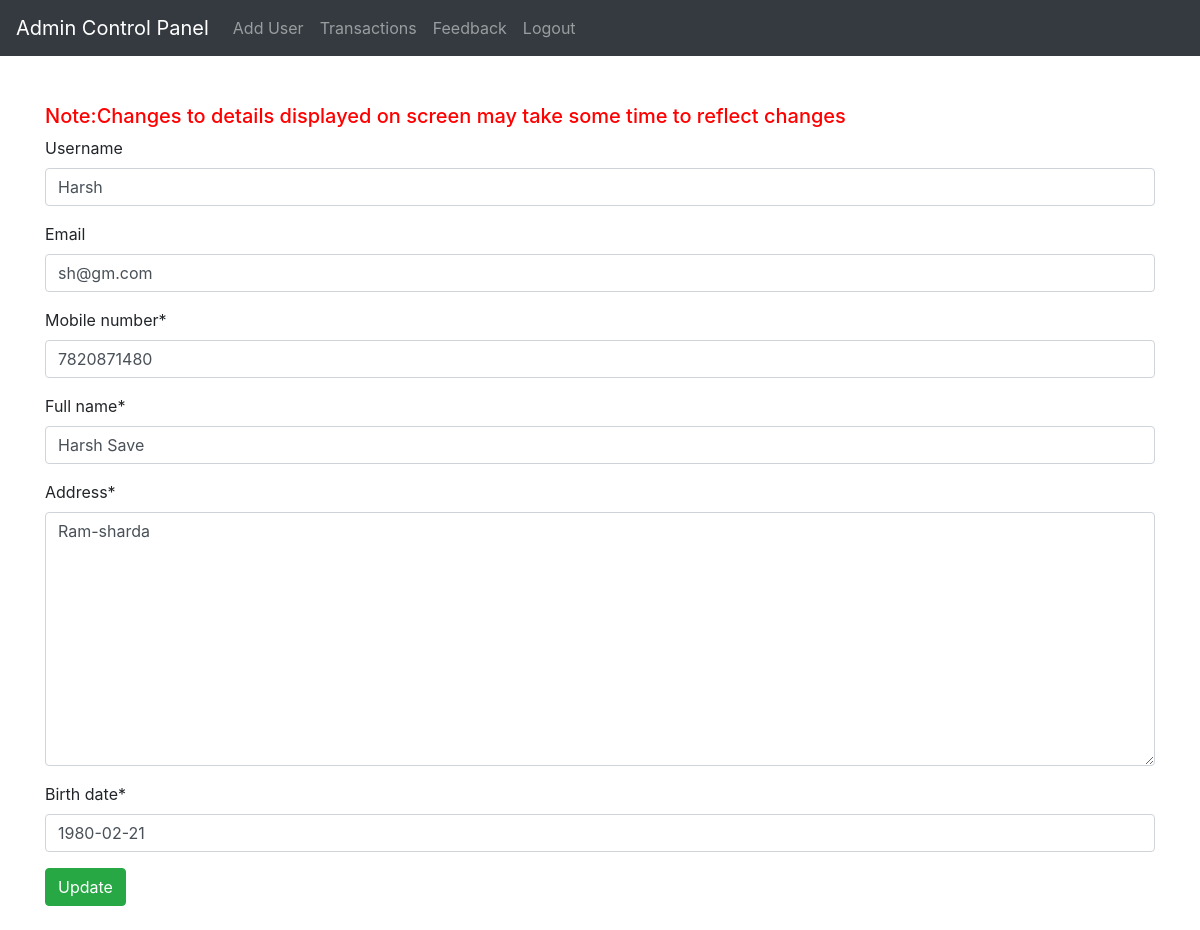
Screenshot of /edit/1 (signed in) with the database file from the repository.
### accounts/models.py (models this page shows)
class User(AbstractUser):
    username = models.CharField(
        max_length=30, null=True, blank=True)
    email = models.EmailField(null=True, blank=True)
    objects = UserManager()
    USERNAME_FIELD = 'email'
    REQUIRED_FIELDS = []

class AccountDetails(models.Model):
    user = models.OneToOneField(
        User, on_delete=models.CASCADE, related_name="details", primary_key=True)
    phone = models.CharField(verbose_name="Mobile number",
                             max_length=10, null=True, blank=False)
    address = models.TextField(
        verbose_name="Address", max_length=300, null=False, blank=False, default="def")
    dob = models.DateField(verbose_name="birth date",
                           max_length=15, null=True, blank=False)
    account_number = models.CharField(
        verbose_name="Account number", max_length=15, null=True, blank=True)
    created_date = models.DateTimeField(
        verbose_name="Created date", auto_now_add=True, null=True)
    full_name = models.CharField(max_length=100, null=True)
    balance = models.DecimalField(null=True, max_digits=10, decimal_places=2)
    """age = models.CharField(
        verbose_name='age', max_length=5, null=True, blank=True)"""

### transactions/views.py (the view)
# urls.py: path('edit/<int:pk>', views.edit_user_details, name='edit'),
def edit_user_details(request, pk=None):
    if pk:
        user = User.objects.select_related('details').get(pk=pk)
        user_form = userchange(instance=user)
        detail_form = accountchange(instance=user.details)
        form_1 = userchange(request.POST or None, instance=user)
        form_2 = accountchange(request.POST or None, instance=user.details)
        """if request.method == 'POST':
            form_1 = userchange(request.POST, instance=user)
            form_2 = accountchange(request.POST, instance=user.details)
            if form_1.is_valid() and form_2.is_valid():
                form_email = form_1.cleaned_data.get('email')
                form_phone = form_2.cleaned_data.get('phone')
                res_1 = check_email(form_email)
                res_2 = check_phone(form_phone)
                if res_1:
                    messages.error(request, f"Invalid Email address")
                else:
                    form_1.save()
                    messages.success(
                        request, f"Changes were successfull. But may take time to reflect. Do not refresh!!")
                if res_2:
                    messages.error(request, f"Invalid Phone number")
                else:
                    form_2.save()
                    messages.success(
                        request, f"Changes were successfull. But may take time to reflect. Do not refresh!!")"""
        if (form_1.is_valid() and form_2.is_valid()):
            form_1.save()
            form_2.save()
            messages.success(
                request, f"Changes were successfull. But may take time to reflect. Do not refresh!!")
    context = {'user_form': form_1, 'detail_form': form_2}
    return render(request, 'admin/edit_user_details.html', context)

### transactions/forms.py (shortened to what this page needs)
class userchange(UserChangeForm, forms.Form):
    class Meta:
        model = User
        fields = ['username', 'email']
        exclude = ['password']
    """def clean_email(self):
       regex = "^[a-z0-9]+[\._]?[a-z0-9]+[@]\w+[.]\w{2,3}$"
        email_field = self.cleaned_data.get("email")
        print(type(email_field))
        if(re.search(regex, email_field) == False):
            raise ValidationError("Recheck the email address entered")
        elif(User.objects.filter(email=email_field).exists()):
            raise ValidationError(
                "User with same email address already exists")
        else:
            return email_field"""

class accountchange(UserChangeForm):
    class Meta:
        model = AccountDetails
        fields = ['phone', 'address', 'dob', 'full_name']
    """def clean_balance(self):
        balance_field = self.cleaned_data.get("balance")
        try:
            decimal.Decimal(balance_field)
        except ValueError:
            raise ValidationError("Recheck the amount you entered")
        return balance_field"""
    """def clean_full_name(self):
        name_field = self.cleaned_data.get("full_name")

        if(name_field.isalpha() == True):
            return name_field
        else:
            raise ValidationError("Full name should contain only alphabets")"""

### templates/admin/edit_user_details.html (shortened to what this page needs)
{% extends 'admin/admin_nav.html' %}
{% load static %}
{% load crispy_forms_tags %}
    {% block content %}
    <div class="container">
        <br>
        <br>
    <h5 style="color: red;">Note:Changes to details displayed on screen may take some time to reflect changes</h5>
    <form action="" method="POST">
        {{user_form.username|as_crispy_field}}
        {{user_form.email|as_crispy_field}}
        {{detail_form.phone|as_crispy_field}}
        {{detail_form.full_name|as_crispy_field}}
        {{detail_form.address|as_crispy_field}}
        {{detail_form.dob|as_crispy_field}}
        <button class="btn btn-success">Update</button>
        <br>
        <br>
    </form>
</div>
    {% endblock %}

### static/admin_panel/css/admin_style.css (style rules this page uses)
body { padding: 0px; margin: 0px; }

### rows the page displays
User: username "Harsh", email "sh@gm.com"
AccountDetails: phone "7820871480", full_name "Harsh Save", address "Ram-sharda", dob "1980-02-21"
